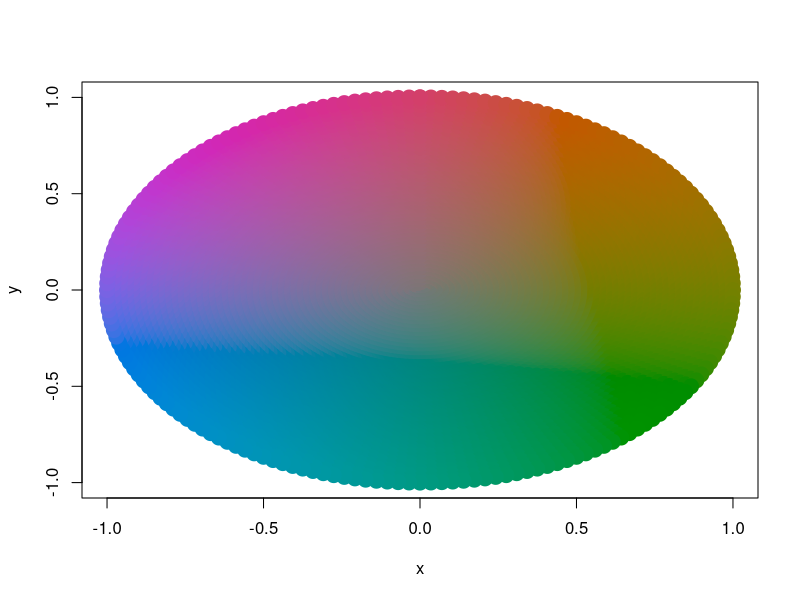

R code for this plot:
hcl <- expand.grid(h = seq(0, 360, by = 2), l = 50, c = seq(0, 100, by = 2))
hcl <- transform(hcl, 
  angle = h * pi / 180,
  radius = c / diff(range(c))
)
hcl <- transform(hcl,
  x = radius * sin(angle),
  y = radius * cos(angle)
)
hcl$colour <- hcl(hcl$h, hcl$c, hcl$l)

with(hcl, plot(x, y, col=colour, pch=20, cex=3))
# print(qplot(x, y, data=hcl, colour=colour) + scale_colour_identity())